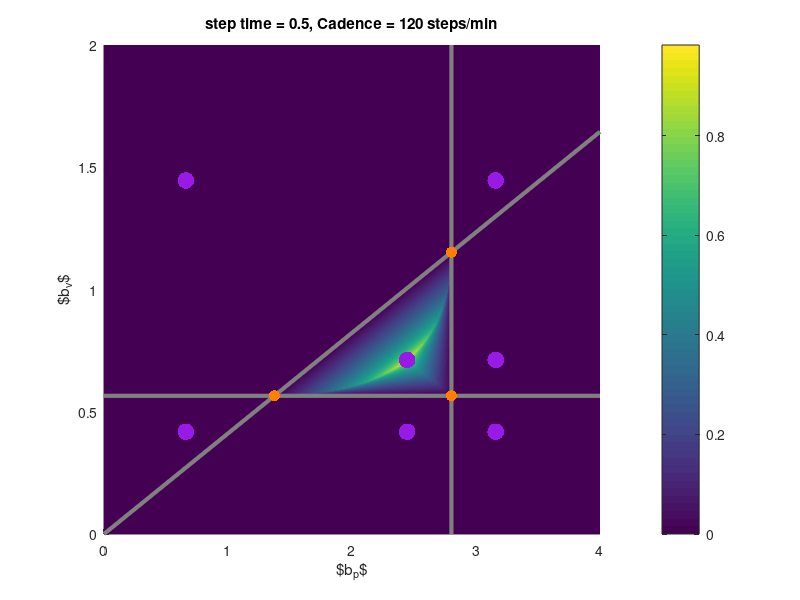

The MATLAB source for this figure:
% simulate SLIP walker with linear step placement feedback

% flags
save_figure                 = 0;
calculate_parameter_surf    = 1;
plot_ridge_line             = 1;

% set parameters
dt = 1e-4;
metronome_frequency = 1;
T_total_ref = 2;
T_total_pert = 8;
T_step = 1/(2*metronome_frequency);
z_c = 0.814;            % repeats the values in the simulation
g = 9.81;
omega = sqrt(g/z_c);
c = cosh(omega * T_step * 0.5);
s = sinh(omega * T_step * 0.5);

% define control parameters
b_o = 0.02;
b_p = 2.5;
b_d = 0.6;
delta_b_d = [-0.2 0 0.3 0.6];

% define initial conditions
p_0 = 0.0;
x_ref = b_o / (2*c - b_p);
v_ref = 0;
delta_x_0 = 0.01;
delta_v_0 = 0.0;

% define control structs
parameters.control = struct;
parameters.control.T_step = T_step;
parameters.control.b_o = b_o;
parameters.control.b_p = b_p;
parameters.control.b_d = b_d;
parameters.biomechanics = struct;
parameters.biomechanics.z_c = z_c;
parameters.biomechanics.g = g;

b_p_number_of_steps = 401;
b_v_number_of_steps = 401;

metronome_frequency = 1;
b_p_min = 0;
b_p_max = 4;
b_v_min = 0;
b_v_max = 2;

% sample the region of the parameter space where both Eigenvalues are <1 absolute

b_p_grid = linspace(b_p_min, b_p_max, b_p_number_of_steps);
b_v_grid = linspace(b_v_min, b_v_max, b_v_number_of_steps);
steps_per_minute = metronome_frequency * 120;

% calculate surf
[B_P,B_V] = meshgrid(b_p_grid,b_v_grid);
Z_rho = zeros(size(B_P));
C_rho = zeros(size(B_P));
alpha_data_rho = zeros(size(B_P));

Z_D = zeros(size(B_P));
C_D = zeros(size(B_P));

for i_p = 1 : b_p_number_of_steps
    b_p_here = b_p_grid(i_p);
    for i_v = 1 : b_v_number_of_steps
        b_v_here = b_v_grid(i_v);
        M_here = ...
            [ ...
              (- c*b_p_here + c^2 + s^2),  - (c*b_v_here - 2/omega*c*s); ...
              (2*c - b_p_here)*omega*s, (- b_v_here*omega*s + c^2 + s^2) ...
            ];
        
        % Eigendecomposition to get spectral norm rho(M) (https://en.wikipedia.org/wiki/Convergent_matrix)
        D = eig(M_here);
        rho = max(abs(D));
        Z_rho(i_v, i_p) = rho;
        Z_D(i_v, i_p) = trace(M_here)^2 - 4*det(M_here);
        
        if rho < 1
            C_rho(i_v, i_p) = (1-rho) * 10;
        else
%                 C_rho(i_v, i_p) = 0;
            
            if Z_D(i_v, i_p) < 0
                C_rho(i_v, i_p) = 0.3;
            else
                C_rho(i_v, i_p) = 0;
            end
            
        end
        
        % alternative coloring scheme for poster
        if rho < 1
            C_rho(i_v, i_p) = (1-rho) * 10;
            C_rho(i_v, i_p) = 1-rho;
%                 alpha_data_rho(i_v, i_p) = ((1-rho) + 1) * 0.5;
        else
            C_rho(i_v, i_p) = 0;
            alpha_data_rho(i_v, i_p) = 1;
            
        end
        
        if Z_D(i_v, i_p) < 0
            C_D(i_v, i_p) = 1;
        else
            C_D(i_v, i_p) = 0;
        end
        
    end
end

% parameters
gray = [0.5 0.5 0.5];
orange = [1 0.5 0];
base_point_markersize = 8;
rep_point_markersize = 12;
rep_point_color = [0.6 0.1 0.9];
linewidth = 3;

% plot
figure; ax = axes; hold on; title(['step time = ' num2str(parameters.control.T_step) ', Cadence = ' num2str(steps_per_minute) ' steps/min'])
xlabel('$b_p$'); ylabel('$b_v$')
xlim([b_p_min, b_p_max]);
ylim([b_v_min, b_v_max]);
surf(B_P, B_V, -Z_rho, C_rho, 'AlphaData', alpha_data_rho, 'facecolor', 'interp')
%     colormap(ax, turbo)
shading interp
colorbar

% plot the three lines where an absolute Eigenvalue is 1
plot(2*c*[1 1], [b_v_min, b_v_max], 'color', gray, 'linewidth', linewidth);
plot([b_p_min, b_p_max], 2*s/omega*[1 1], 'color', gray, 'linewidth', linewidth);
plot([b_p_min, b_p_max], [b_p_min, b_p_max]*c/(s*omega), 'color', gray, 'linewidth', linewidth);

% these are the three corners of the triangle
plot3(2*c, 2*s/omega, 1, 'o', 'MarkerEdgeColor', 'none', 'markerfacecolor', [0 1 0])
plot3(2*s^2/c, 2*s/omega, 1, 'o', 'MarkerEdgeColor', 'none', 'markerfacecolor', [0 1 0])
plot3(2*c, 2*c^2/(omega*s), 1, 'o', 'MarkerEdgeColor', 'none', 'markerfacecolor', [0 1 0])




% define basis to get to representative points
P_origin = [2*c; 2*s/omega];
d_p = 2*s^2/c - 2*c;
d_v = 2*c^2/(s*omega) - 2*s/omega;
u_p = [d_p; 0];
u_v = [0; d_v];

plot3(P_origin(1), P_origin(2), 1, 'o', 'MarkerEdgeColor', 'none', 'markerfacecolor', orange, 'markersize', base_point_markersize)
plot3(P_origin(1), P_origin(2) + d_v, 1, 'o', 'MarkerEdgeColor', 'none', 'markerfacecolor', orange, 'markersize', base_point_markersize)
plot3(P_origin(1) + d_p, P_origin(2), 1, 'o', 'MarkerEdgeColor', 'none', 'markerfacecolor', orange, 'markersize', base_point_markersize)

P_1 = P_origin + 1/4*u_p + 1/4*u_v;
P_2 = P_origin + 3/2*u_p + 3/2*u_v;
P_3 = P_origin + 3/2*u_p - 1/4*u_v;
P_4 = P_origin + 1/4*u_p - 1/4*u_v;
P_5 = P_origin - 1/4*u_p - 1/4*u_v;
P_6 = P_origin - 1/4*u_p + 1/4*u_v;
P_7 = P_origin - 1/4*u_p + 3/2*u_v;


plot3(P_1(1), P_1(2), 1, 'o', 'MarkerEdgeColor', 'none', 'markerfacecolor', rep_point_color, 'markersize', rep_point_markersize)
plot3(P_2(1), P_2(2), 1, 'o', 'MarkerEdgeColor', 'none', 'markerfacecolor', rep_point_color, 'markersize', rep_point_markersize)
plot3(P_3(1), P_3(2), 1, 'o', 'MarkerEdgeColor', 'none', 'markerfacecolor', rep_point_color, 'markersize', rep_point_markersize)
plot3(P_4(1), P_4(2), 1, 'o', 'MarkerEdgeColor', 'none', 'markerfacecolor', rep_point_color, 'markersize', rep_point_markersize)
plot3(P_5(1), P_5(2), 1, 'o', 'MarkerEdgeColor', 'none', 'markerfacecolor', rep_point_color, 'markersize', rep_point_markersize)
plot3(P_6(1), P_6(2), 1, 'o', 'MarkerEdgeColor', 'none', 'markerfacecolor', rep_point_color, 'markersize', rep_point_markersize)
plot3(P_7(1), P_7(2), 1, 'o', 'MarkerEdgeColor', 'none', 'markerfacecolor', rep_point_color, 'markersize', rep_point_markersize)


% calculate Eigenvalues for P_1

% calculate numerically
b_p = P_7(1);
b_d = P_7(2);
M_here = ...
    [ ...
      (- c*b_p + c^2 + s^2),  - (c*b_d - 2/omega*c*s); ...
      (2*c - b_p)*omega*s, (- b_d*omega*s + c^2 + s^2) ...
    ];
D = eig(M_here)

% calculate analytically
trace_M = 2*c^2 + 2*s^2 - c*b_p - s*omega*b_d;
discriminant_M     = 4*c^4 + 4*2*c^2*s^2 + 4*s^4 - 8*s^2*c*b_p - 8*c^2*s*omega*b_d + c^2*b_p^2 + 2*c*s*omega*b_p*b_d + s^2*omega^2*b_d^2 - 4;

lambda_1 = 0.5*(trace_M + sqrt(discriminant_M))
lambda_2 = 0.5*(trace_M - sqrt(discriminant_M))


% plot point in the middle of the triangle
% P_p = (3*c^2 + s^2) / (2*c);
% P_d = (c^2 + 3*s^2) / (2*s*omega);
% plot3(P_p, P_d, 1, 'o', 'MarkerEdgeColor', 'none', 'markerfacecolor', rep_point_color, 'markersize', rep_point_markersize)






return






% center of the diagonal line
plot3((s^2+c^2)/c, (s^2+c^2)/(omega*s), 1, 'o', 'MarkerEdgeColor', 'none', 'markerfacecolor', orange)


















%         plot3([2*c (s^2+c^2)/c], [2*s/omega (s^2+c^2)/(omega*s)], [0 0], '-', 'MarkerEdgeColor', 'none', 'markerfacecolor', [1 0.5 0])

% plot examples
mu = 0.5;
% plot3(2*c + mu*((s^2+c^2)/c - 2*c), 2*s/omega + mu*((s^2+c^2)/(omega*s) - 2*s/omega), 0, 'o', 'MarkerEdgeColor', 'none', 'markerfacecolor', [0 0.5 1])
% plot3(0.5*(4*c^2-1)/c, 0.5*(4*s^2+1)/(s*omega), 0, 'o', 'MarkerEdgeColor', 'none', 'markerfacecolor', [0 1 0])

if plot_ridge_line
    % plot points on parameterized line
    u = 0;
    f_c = -u^2 + 2*u + 3;
    f_s = u^2 - 2*u + 1;
    g_c = u^2 + 2*u + 1;
    g_s = -u^2 - 2*u + 3;    
    P_p = (f_c*c^2 + f_s*s^2) / (2*c);
    P_d = (g_c*c^2 + g_s*s^2) / (2*s*omega);
    plot3(P_p, P_d, 1, 'o', 'MarkerEdgeColor', 'none', 'markerfacecolor', [0 0 1])
    
    u = 1;
    f_c = -u^2 + 2*u + 3;
    f_s = u^2 - 2*u + 1;
    g_c = u^2 + 2*u + 1;
    g_s = -u^2 - 2*u + 3;
    P_p = (f_c*c^2 + f_s*s^2) / (2*c);
    P_d = (g_c*c^2 + g_s*s^2) / (2*s*omega);
    plot3(P_p, P_d, 1, 'o', 'MarkerEdgeColor', 'none', 'markerfacecolor', [0 0 1])
    
    u = -1;
    f_c = -u^2 + 2*u + 3;
    f_s = u^2 - 2*u + 1;
    g_c = u^2 + 2*u + 1;
    g_s = -u^2 - 2*u + 3;
    P_p = (f_c*c^2 + f_s*s^2) / (2*c);
    P_d = (g_c*c^2 + g_s*s^2) / (2*s*omega);
    plot3(P_p, P_d, 1, 'o', 'MarkerEdgeColor', 'none', 'markerfacecolor', [0 0 1])
    
    u = 0.5;
    f_c = -u^2 + 2*u + 3;
    f_s = u^2 - 2*u + 1;
    g_c = u^2 + 2*u + 1;
    g_s = -u^2 - 2*u + 3;
    P_p = (f_c*c^2 + f_s*s^2) / (2*c);
    P_d = (g_c*c^2 + g_s*s^2) / (2*s*omega);
    plot3(P_p, P_d, 1, 'o', 'MarkerEdgeColor', 'none', 'markerfacecolor', [0 0 1])
    
    u = 0.2;
    f_c = -u^2 + 2*u + 3;
    f_s = u^2 - 2*u + 1;
    g_c = u^2 + 2*u + 1;
    g_s = -u^2 - 2*u + 3;
    P_p = (f_c*c^2 + f_s*s^2) / (2*c);
    P_d = (g_c*c^2 + g_s*s^2) / (2*s*omega);
    plot3(P_p, P_d, 1, 'o', 'MarkerEdgeColor', 'none', 'markerfacecolor', [0 0 1])
    
    % parameterize line
    u = -3 : 0.01 : 3;
    f_c = -u.^2 + 2*u + 3;
    f_s = u.^2 - 2*u + 1;
    g_c = u.^2 + 2*u + 1;
    g_s = -u.^2 - 2*u + 3;
    L_p = (f_c*c^2 + f_s*s^2) / (2*c);
    L_d = (g_c*c^2 + g_s*s^2) / (2*s*omega);
    %         plot3(L_p, L_d, ones(size(u))*2, '-', 'linewidth', 2)
end

if save_figure
    % save with labels
    filename_with = 'fig7_withLabels';
    print(gcf, filename_with, '-djpeg', '-r300')
    filename_without = 'fig7_noLabels';

    % remove text and marks to save data lines only
    set(get(gca, 'xaxis'), 'visible', 'off');
    set(get(gca, 'yaxis'), 'visible', 'off');
    set(get(gca, 'xlabel'), 'visible', 'off');
    set(get(gca, 'ylabel'), 'visible', 'off');
    set(get(gca, 'title'), 'visible', 'off');
    set(gca, 'xticklabel', '');
    set(gca, 'yticklabel', '');
    set(gca, 'position', [0 0 1 1]);
    legend(gca, 'hide');
    print(gcf, filename_without, '-djpeg', '-r300')
    
end









